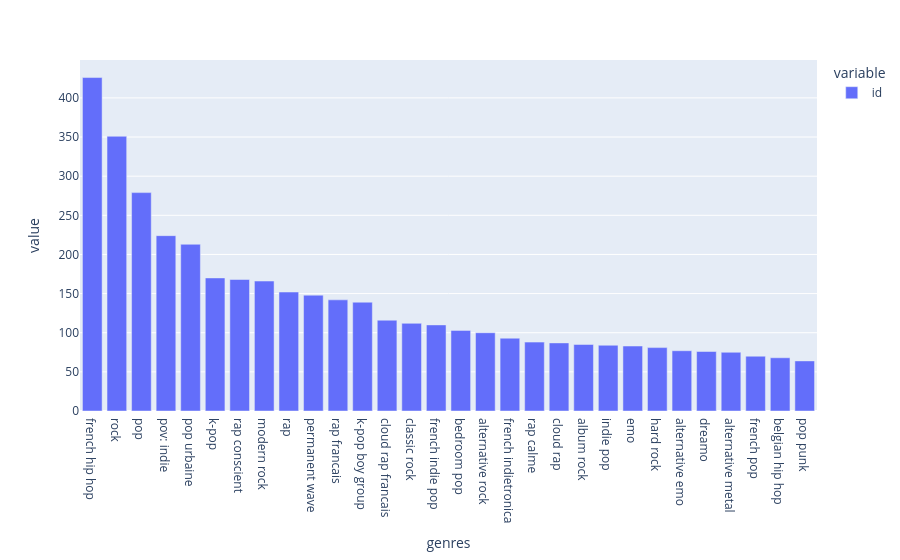

The code cell stored with this chart in its notebook:
### Code cell
px.bar(df.groupby("genres").count()["id"].sort_values(ascending=False)[:30])

### Figure 1 — Plotly figure (JSON) as saved in the notebook; plotly's stock layout.template omitted (floating-point values rounded to 4 significant figures)
{"data": [{"alignmentgroup": "True", "hovertemplate": "variable=id<br>genres=%{x}<br>value=%{y}<extra></extra>", "legendgroup": "id", "marker": {"color": "#636efa", "pattern": {"shape": ""}}, "name": "id", "offsetgroup": "id", "orientation": "v", "showlegend": true, "textposition": "auto", "type": "bar", "x": ["french hip hop", "rock", "pop", "pov: indie", "pop urbaine", "k-pop", "rap conscient", "modern rock", "rap", "permanent wave", "rap francais", "k-pop boy group", "cloud rap francais", "classic rock", "french indie pop", "bedroom pop", "alternative rock", "french indietronica", "rap calme", "cloud rap", "album rock", "indie pop", "emo", "hard rock", "alternative emo", "dreamo", "alternative metal", "french pop", "belgian hip hop", "pop punk"], "xaxis": "x", "y": [426, 351, 279, 224, 213, 170, 168, 166, 152, 148, 142, 139, 116, 112, 110, 103, 100, 93, 88, 87, 85, 84, 83, 81, 77, 76, 75, 70, 68, 64], "yaxis": "y"}], "layout": {"barmode": "relative", "legend": {"title": {"text": "variable"}, "tracegroupgap": 0}, "margin": {"t": 60}, "xaxis": {"anchor": "y", "domain": [0, 1], "title": {"text": "genres"}}, "yaxis": {"anchor": "x", "domain": [0, 1], "title": {"text": "value"}}}}
